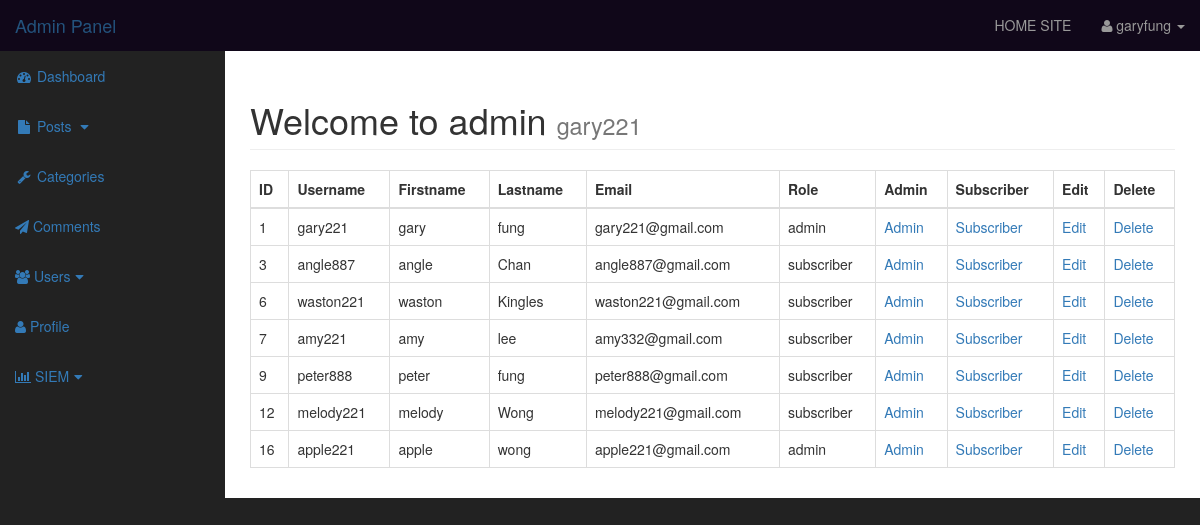
The page /admin/users.php (signed in) on the database its author committed.
### tables this page shows
CREATE TABLE `users` (
  `user_id` int(3) NOT NULL,
  `username` varchar(255) NOT NULL,
  `user_password` varchar(255) NOT NULL,
  `user_firstname` varchar(255) NOT NULL,
  `user_lastname` varchar(255) NOT NULL,
  `user_email` varchar(255) NOT NULL,
  `user_role` varchar(255) NOT NULL
);

### admin/adminIncludes/display_all_users.php (the view, shortened to what this page needs)
<table class="table table-bordered table-hover">
                               <thead>
                                   <tr>
                                       <th>ID</th>
                                       <th>Username</th>
                                       <th>Firstname</th>
                                       <th>Lastname</th>
                                       <th>Email</th>
                                       <th>Role</th>
                                       <th>Admin</th>
                                       <th>Subscriber</th>
                                       <th>Edit</th>
                                       <th>Delete</th>
                                   </tr>
                               </thead>
                               <tbody>
                               <?php
                               $query ="SELECT * FROM users";
                               $dispaly_user_list = mysqli_query($connection,$query);
                               while($row = mysqli_fetch_assoc($dispaly_user_list)){
                                   $user_id = $row['user_id'];
                                   $username = $row['username'];
                                   $user_firstname = $row['user_firstname'];
                                   $user_lastname = $row['user_lastname'];
                                   $user_email = $row['user_email'];
                                   $user_role = $row['user_role'];
                                   echo "<tr>";
                                   echo "<td>".$user_id."</td>";
                                   echo "<td>".$username."</td>";
                                   echo "<td>".$user_firstname."</td>";
                                   echo "<td>".$user_lastname."</td>";
                                   echo "<td>".$user_email."</td>";
                                   echo "<td>".$user_role."</td>";
                                   echo "<td><a href='users.php?permission_to_admin={$user_id}'>Admin</a></td>";
                                   echo "<td><a href='users.php?permission_to_suber={$user_id}'>Subscriber</a></td>";
                                   echo "<td><a href='users.php?source=edit_user&edit_user={$user_id}'>Edit</a></td>";
                                   echo "<td><a href='users.php?delete={$user_id}'>Delete</a></td>";
                                   echo "</tr>";
                               }
                               ?>
                               </tbody>
                           </table>

### admin/css/sb-admin.css (style rules this page uses)
body { margin-top: 100px; background-color: #222; }
@media (min-width:768px) { body { margin-top: 50px; } }

### rows shown on the page
users: user_id "1", username "gary221", user_firstname "gary", user_lastname "fung", user_email "gary221@gmail.com", user_role "admin"
users: user_id "3", username "angle887", user_firstname "angle", user_lastname "Chan", user_email "angle887@gmail.com", user_role "subscriber"
users: user_id "6", username "waston221", user_firstname "waston", user_lastname "Kingles", user_email "waston221@gmail.com", user_role "subscriber"
users: user_id "7", username "amy221", user_firstname "amy", user_lastname "lee", user_email "amy332@gmail.com", user_role "subscriber"
users: user_id "9", username "peter888", user_firstname "peter", user_lastname "fung", user_email "peter888@gmail.com", user_role "subscriber"
users: user_id "12", username "melody221", user_firstname "melody", user_lastname "Wong", user_email "melody221@gmail.com", user_role "subscriber"
users: user_id "16", username "apple221", user_firstname "apple", user_lastname "wong", user_email "apple221@gmail.com", user_role "admin"

### other values the page prints
$_SESSION['user_firsname'] "gary"
$_SESSION['user_lastname'] "fung"
$_SESSION['username'] "gary221"
